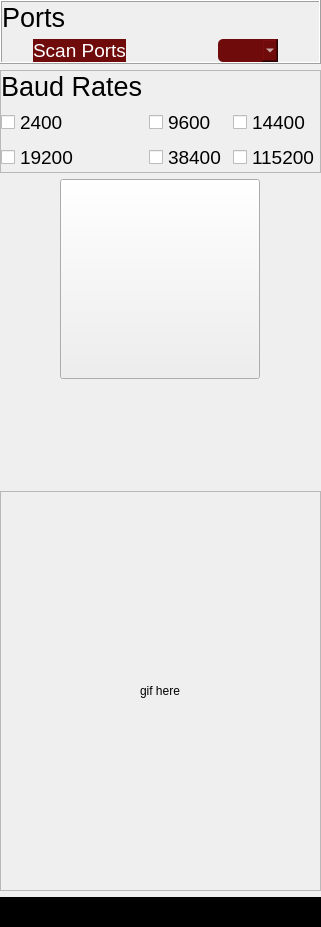
         <widget class="QWidget" name="stackedWidgetPage1">
          <layout class="QVBoxLayout" name="verticalLayout_2">
           <property name="leftMargin">
            <number>0</number>
           </property>
           <property name="topMargin">
            <number>0</number>
           </property>
           <property name="rightMargin">
            <number>0</number>
           </property>
           <property name="bottomMargin">
            <number>0</number>
           </property>
           <item>
            <widget class="QFrame" name="ports_frame">
             <property name="maximumSize">
              <size>
               <width>16777215</width>
               <height>16777215</height>
              </size>
             </property>
             <property name="frameShape">
              <enum>QFrame::Box</enum>
             </property>
             <property name="frameShadow">
              <enum>QFrame::Raised</enum>
             </property>
             <layout class="QGridLayout" name="gridLayout">
              <property name="leftMargin">
               <number>0</number>
              </property>
              <property name="topMargin">
               <number>0</number>
              </property>
              <property name="rightMargin">
               <number>0</number>
              </property>
              <property name="bottomMargin">
               <number>0</number>
              </property>
              <item row="1" column="0" alignment="Qt::AlignHCenter">
               <widget class="QFrame" name="port_Frame">
                <property name="frameShape">
                 <enum>QFrame::NoFrame</enum>
                </property>
                <property name="frameShadow">
                 <enum>QFrame::Raised</enum>
                </property>
                <layout class="QHBoxLayout" name="horizontalLayout_4">
                 <property name="leftMargin">
                  <number>0</number>
                 </property>
                 <property name="topMargin">
                  <number>0</number>
                 </property>
                 <property name="rightMargin">
                  <number>0</number>
                 </property>
                 <property name="bottomMargin">
                  <number>0</number>
                 </property>
                 <item>
                  <widget class="QPushButton" name="scan_ports_button">
                   <property name="sizePolicy">
                    <sizepolicy hsizetype="Preferred" vsizetype="Preferred">
                     <horstretch>0</horstretch>
                     <verstretch>0</verstretch>
                    </sizepolicy>
                   </property>
                   <property name="font">
                    <font>
                     <pointsize>14</pointsize>
                    </font>
                   </property>
                   <property name="cursor">
                    <cursorShape>PointingHandCursor</cursorShape>
                   </property>
                   <property name="styleSheet">
                    <string notr="true">QPushButton {
color: white;
background-color: rgb(111, 11, 11);
border-radius: 15px;
}
QPushButton:hover {
background-color: rgb(26, 95, 180);
}
QPushButton:pressed {
background-color: rgb(98, 160, 234);
}</string>
                   </property>
                   <property name="text">
                    <string>Scan Ports</string>
                   </property>
                   <property name="icon">
                    <iconset resource="../../../images/images.qrc">
                     <normaloff>:/images/scanning-device.png</normaloff>:/images/scanning-device.png</iconset>
                   </property>
                   <property name="iconSize">
                    <size>
                     <width>50</width>
                     <height>50</height>
                    </size>
                   </property>
                  </widget>
                 </item>
                </layout>
               </widget>
              </item>
              <item row="0" column="0" alignment="Qt::AlignLeft|Qt::AlignVCenter">
               <widget class="QLabel" name="ports_label">
                <property name="font">
                 <font>
                  <family>Ubuntu</family>
                  <pointsize>20</pointsize>
                 </font>
                </property>
                <property name="text">
                 <string>Ports</string>
                </property>
               </widget>
              </item>
              <item row="1" column="1" alignment="Qt::AlignHCenter">
               <widget class="QFrame" name="usb_frame">
                <property name="frameShape">
                 <enum>QFrame::NoFrame</enum>
                </property>
                <property name="frameShadow">
                 <enum>QFrame::Raised</enum>
                </property>
                <layout class="QHBoxLayout" name="horizontalLayout_5">
                 <property name="leftMargin">
                  <number>0</number>
                 </property>
                 <property name="topMargin">
                  <number>0</number>
                 </property>
                 <property name="rightMargin">
                  <number>0</number>
                 </property>
                 <property name="bottomMargin">
                  <number>0</number>
                 </property>
                 <item>
                  <widget class="QLabel" name="usb_label">
                   <property name="minimumSize">
                    <size>
                     <width>0</width>
                     <height>0</height>
                    </size>
                   </property>
                   <property name="maximumSize">
                    <size>
                     <width>50</width>
                     <height>50</height>
                    </size>
                   </property>
                   <property name="text">
                    <string/>
                   </property>
                   <property name="pixmap">
                    <pixmap resource="../../../images/images.qrc">:/images/usb.png</pixmap>
                   </property>
                   <property name="scaledContents">
                    <bool>true</bool>
                   </property>
                  </widget>
                 </item>
                 <item>
                  <widget class="QComboBox" name="ports_comboBox">
                   <property name="sizePolicy">
                    <sizepolicy hsizetype="Preferred" vsizetype="Preferred">
                     <horstretch>0</horstretch>
                     <verstretch>0</verstretch>
                    </sizepolicy>
                   </property>
                   <property name="cursor">
                    <cursorShape>PointingHandCursor</cursorShape>
                   </property>
                   <property name="styleSheet">
                    <string notr="true">QComboBox {
color: white;
background-color: rgb(111, 11, 11);
border-radius: 5px;
}
QComboBox:hover {
background-color: rgb(28, 113, 216);
}
QComboBox:pressed {
background-color: rgb(28, 113, 216);
}</string>
                   </property>
                   <property name="currentText">
                    <string/>
                   </property>
                  </widget>
                 </item>
                </layout>
               </widget>
              </item>
             </layout>
            </widget>
           </item>
           <item>
            <widget class="QFrame" name="baud_rate_Frame">
             <property name="maximumSize">
              <size>
               <width>16777215</width>
               <height>16777215</height>
              </size>
             </property>
             <property name="frameShape">
              <enum>QFrame::StyledPanel</enum>
             </property>
             <property name="frameShadow">
              <enum>QFrame::Raised</enum>
             </property>
             <layout class="QGridLayout" name="gridLayout_2">
              <property name="leftMargin">
               <number>0</number>
              </property>
              <property name="topMargin">
               <number>0</number>
              </property>
              <property name="rightMargin">
               <number>0</number>
              </property>
              <property name="bottomMargin">
               <number>0</number>
              </property>
              <item row="1" column="2" rowspan="2">
               <widget class="QCheckBox" name="checkBox_3">
                <property name="font">
                 <font>
                  <pointsize>14</pointsize>
                 </font>
                </property>
                <property name="text">
                 <string>14400</string>
                </property>
               </widget>
              </item>
              <item row="3" column="1">
               <widget class="QCheckBox" name="checkBox_5">
                <property name="font">
                 <font>
                  <pointsize>14</pointsize>
                 </font>
                </property>
                <property name="text">
                 <string>38400</string>
                </property>
               </widget>
              </item>
              <item row="3" column="0">
               <widget class="QCheckBox" name="checkBox_4">
                <property name="font">
                 <font>
                  <pointsize>14</pointsize>
                 </font>
                </property>
                <property name="text">
                 <string>19200</string>
                </property>
               </widget>
              </item>
              <item row="0" column="0" alignment="Qt::AlignLeft|Qt::AlignVCenter">
               <widget class="QLabel" name="Baud_Rate_label">
                <property name="font">
                 <font>
                  <family>Ubuntu</family>
                  <pointsize>20</pointsize>
                  <italic>false</italic>
                 </font>
                </property>
                <property name="text">
                 <string>Baud Rates</string>
                </property>
               </widget>
              </item>
              <item row="1" column="0" rowspan="2">
               <widget class="QCheckBox" name="checkBox">
                <property name="minimumSize">
                 <size>
                  <width>0</width>
                  <height>0</height>
                 </size>
                </property>
                <property name="font">
                 <font>
                  <pointsize>14</pointsize>
                 </font>
                </property>
                <property name="text">
                 <string>2400</string>
                </property>
                <property name="iconSize">
                 <size>
                  <width>16</width>
                  <height>16</height>
                 </size>
                </property>
               </widget>
              </item>
              <item row="3" column="2">
               <widget class="QCheckBox" name="checkBox_6">
                <property name="minimumSize">
                 <size>
                  <width>0</width>
                  <height>0</height>
                 </size>
                </property>
                <property name="font">
                 <font>
                  <pointsize>14</pointsize>
                 </font>
                </property>
                <property name="text">
                 <string>115200</string>
                </property>
               </widget>
              </item>
              <item row="1" column="1" rowspan="2">
               <widget class="QCheckBox" name="checkBox_2">
                <property name="font">
                 <font>
                  <pointsize>14</pointsize>
                 </font>
                </property>
                <property name="text">
                 <string>9600</string>
                </property>
               </widget>
              </item>
             </layout>
            </widget>
           </item>
           <item alignment="Qt::AlignHCenter">
            <widget class="QPushButton" name="scan_button">
             <property name="minimumSize">
              <size>
               <width>200</width>
               <height>200</height>
              </size>
             </property>
             <property name="maximumSize">
              <size>
               <width>16777215</width>
               <height>16777215</height>
              </size>
             </property>
             <property name="cursor">
              <cursorShape>PointingHandCursor</cursorShape>
             </property>
             <property name="layoutDirection">
              <enum>Qt::LeftToRight</enum>
             </property>
             <property name="styleSheet">
              <string notr="true">QPushButton {
border-image: url(:/images/Scan.png)
 }
QPushButton:pressed {
border-image: url(:/images/ScanClicked.png)
}   </string>
             </property>
             <property name="text">
              <string/>
             </property>
            </widget>
           </item>
           <item>
            <widget class="QWidget" name="widget_4" native="true">
             <property name="minimumSize">
              <size>
               <width>0</width>
               <height>100</height>
              </size>
             </property>
             <layout class="QVBoxLayout" name="verticalLayout_19">
              <item>
               <widget class="QLabel" name="label_2">
                <property name="text">
                 <string/>
                </property>
               </widget>
              </item>
             </layout>
            </widget>
           </item>
           <item>
            <widget class="QFrame" name="gif_frame">
             <property name="minimumSize">
              <size>
               <width>0</width>
               <height>400</height>
              </size>
             </property>
             <property name="layoutDirection">
              <enum>Qt::LeftToRight</enum>
             </property>
             <property name="autoFillBackground">
              <bool>false</bool>
             </property>
             <property name="frameShape">
              <enum>QFrame::StyledPanel</enum>
             </property>
             <property name="frameShadow">
              <enum>QFrame::Raised</enum>
             </property>
             <layout class="QHBoxLayout" name="horizontalLayout_3">
              <property name="sizeConstraint">
               <enum>QLayout::SetDefaultConstraint</enum>
              </property>
              <property name="leftMargin">
               <number>0</number>
              </property>
              <property name="topMargin">
               <number>0</number>
              </property>
              <property name="rightMargin">
               <number>0</number>
              </property>
              <property name="bottomMargin">
               <number>0</number>
              </property>
              <item alignment="Qt::AlignHCenter|Qt::AlignVCenter">
               <widget class="QLabel" name="gif_label">
                <property name="text">
                 <string>gif here</string>
                </property>
               </widget>
              </item>
             </layout>
            </widget>
           </item>
           <item>
            <widget class="QFrame" name="bottom_frame">
             <property name="minimumSize">
              <size>
               <width>0</width>
               <height>30</height>
              </size>
             </property>
             <property name="maximumSize">
              <size>
               <width>16777215</width>
               <height>30</height>
              </size>
             </property>
             <property name="styleSheet">
              <string notr="true">background-color: black;</string>
             </property>
             <property name="frameShape">
              <enum>QFrame::StyledPanel</enum>
             </property>
             <property name="frameShadow">
              <enum>QFrame::Raised</enum>
             </property>
             <layout class="QHBoxLayout" name="horizontalLayout_6">
              <property name="leftMargin">
               <number>0</number>
              </property>
              <property name="topMargin">
               <number>0</number>
              </property>
              <property name="rightMargin">
               <number>0</number>
              </property>
              <property name="bottomMargin">
               <number>0</number>
              </property>
              <item alignment="Qt::AlignRight|Qt::AlignBottom">
               <widget class="QLabel" name="label">
                <property name="minimumSize">
                 <size>
                  <width>15</width>
                  <height>15</height>
                 </size>
                </property>
                <property name="maximumSize">
                 <size>
                  <width>15</width>
                  <height>15</height>
                 </size>
                </property>
                <property name="text">
                 <string/>
                </property>
                <property name="pixmap">
                 <pixmap>:/images/resize_window.png</pixmap>
                </property>
                <property name="scaledContents">
                 <bool>true</bool>
                </property>
               </widget>
              </item>
             </layout>
            </widget>
           </item>
          </layout>
         </widget>
